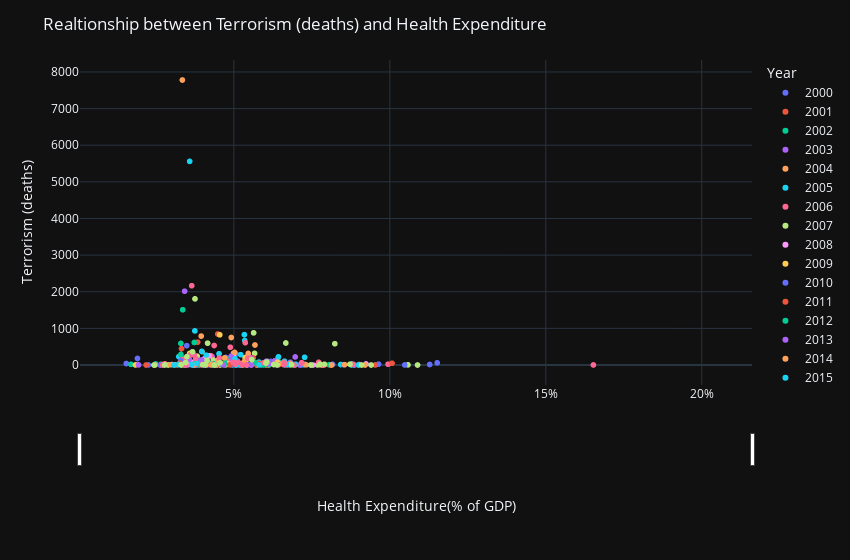

Notebook cell for this chart:
### Markdown cell above
Our inference was true, there don't seem to be a linear relationship between death by terrorism and health expenditure. Expenditures is clustered between 1% to 10%. 

There seem to be an outlier in terrorism death, it represent the death in Nigeria which we'vw confirmed basd on the incident. 

The outlier for health expenditure represent Sierra Leone. They spent 16.5% of their GDP on health in Year 2016, surprisingly there was only one death by terrorism for that year. 

With the visual below and the statement above, we can conclude that death by terrorism does not affect how much a country spent on health.

### Code cell
merged_data = subset_merger('Terrorism (deaths)')

cause_health_relationship(merged_data)

### Figure 1 — Plotly figure (JSON) as saved in the notebook; plotly's stock layout.template omitted (floating-point values rounded to 4 significant figures)
{"data": [{"hovertemplate": "<b>%{hovertext}</b><br><br>Year=2000<br>Health Expenditure(% of GDP)=%{x}<br>Terrorism (deaths)=%{y}<extra></extra>", "hovertext": ["Algeria", "Angola", "Benin", "Botswana", "Burkina Faso", "Burundi", "Cameroon", "Cape Verde", "Central African Republic", "Chad", "Comoros", "Congo", "Cote d'Ivoire", "Democratic Republic of Congo", "Djibouti", "Egypt", "Equatorial Guinea", "Eritrea", "Eswatini", "Ethiopia", "Gabon", "Gambia", "Ghana", "Guinea", "Guinea-Bissau", "Kenya", "Lesotho", "Liberia", "Libya", "Madagascar", "Malawi", "Mali", "Mauritania", "Mauritius", "Morocco", "Mozambique", "Namibia", "Niger", "Nigeria", "Rwanda", "Sao Tome and Principe", "Senegal", "Seychelles", "Sierra Leone", "Somalia", "South Africa", "South Sudan", "Sudan", "Tanzania", "Togo", "Tunisia", "Uganda", "Zambia", "Zimbabwe"], "legendgroup": "2000", "marker": {"color": "#636efa", "symbol": "circle"}, "mode": "markers", "name": "2000", "showlegend": true, "type": "scattergl", "x": [3.489, 1.909, 3.103, 5.827, 2.95, 6.177, 4.298, 4.434, 4.275, 5.458, 7.514, 1.505, 6.127, 1.55, 2.939, 4.922, 2.147, 5.767, 4.61, 4.365, 2.905, 6.639, 2.791, 4.746, 6.745, 4.639, 5.612, 4.292, 3.425, 4.47, 2.756, 5.466, 3.378, 2.896, 3.978, 2.26, 9.638, 4.69, 3.197, 4.263, 10.51, 3.54, 4.611, 11.52, null, 8.165, null, 3.607, 3.415, 2.794, 5.048, 5.071, 7.152, null], "xaxis": "x", "y": [528, 178, null, null, null, 97, null, null, 1, null, null, null, 4, 40, null, null, null, null, null, 3, null, 0, null, 206, null, 26, null, 0, null, null, null, null, null, null, null, 1, 24, null, 0, 4, null, 4, null, 60, 36, 18, null, 27, 0, null, 5, 297, 0, 0], "yaxis": "y"}, {"hovertemplate": "<b>%{hovertext}</b><br><br>Year=2001<br>Health Expenditure(% of GDP)=%{x}<br>Terrorism (deaths)=%{y}<extra></extra>", "hovertext": ["Algeria", "Angola", "Benin", "Botswana", "Burkina Faso", "Burundi", "Cameroon", "Cape Verde", "Central African Republic", "Chad", "Comoros", "Congo", "Cote d'Ivoire", "Democratic Republic of Congo", "Djibouti", "Egypt", "Equatorial Guinea", "Eritrea", "Eswatini", "Ethiopia", "Gabon", "Gambia", "Ghana", "Guinea", "Guinea-Bissau", "Kenya", "Lesotho", "Liberia", "Libya", "Madagascar", "Malawi", "Mali", "Mauritania", "Mauritius", "Morocco", "Mozambique", "Namibia", "Niger", "Nigeria", "Rwanda", "Sao Tome and Principe", "Senegal", "Seychelles", "Sierra Leone", "Somalia", "South Africa", "South Sudan", "Sudan", "Tanzania", "Togo", "Tunisia", "Uganda", "Zambia", "Zimbabwe"], "legendgroup": "2001", "marker": {"color": "#EF553B", "symbol": "circle"}, "mode": "markers", "name": "2001", "showlegend": true, "type": "scattergl", "x": [3.838, 4.484, 3.249, 6.157, 2.888, 6.405, 4.098, 4.752, 3.956, 5.293, 6.653, 2.185, 6.018, 2.708, 2.807, 5.4, 2.204, 5.919, 5.139, 4.723, 3.152, 5.707, 3.173, 4.889, 6.708, 4.804, 7.277, 3.499, 4.052, 4.757, 2.385, 4.52, 3.572, 2.961, 4.13, 2.955, 9.532, 4.758, 3.189, 3.893, 10.83, 3.679, 5.396, 10.97, null, 7.939, null, 3.365, 4.236, 2.885, 5.099, 5.04, 6.552, null], "xaxis": "x", "y": [624, 846, null, null, null, 166, null, null, 7, null, null, 0, 12, 15, null, null, null, null, null, null, null, null, null, null, 0, 13, null, 1, null, null, null, null, null, null, null, null, 1, null, 3, 2, null, 28, null, null, 3, null, null, 13, 2, null, 3, 56, null, 1], "yaxis": "y"}, {"hovertemplate": "<b>%{hovertext}</b><br><br>Year=2002<br>Health Expenditure(% of GDP)=%{x}<br>Terrorism (deaths)=%{y}<extra></extra>", "hovertext": ["Algeria", "Angola", "Benin", "Botswana", "Burkina Faso", "Burundi", "Cameroon", "Cape Verde", "Central African Republic", "Chad", "Comoros", "Congo", "Cote d'Ivoire", "Democratic Republic of Congo", "Djibouti", "Egypt", "Equatorial Guinea", "Eritrea", "Eswatini", "Ethiopia", "Gabon", "Gambia", "Ghana", "Guinea", "Guinea-Bissau", "Kenya", "Lesotho", "Liberia", "Libya", "Madagascar", "Malawi", "Mali", "Mauritania", "Mauritius", "Morocco", "Mozambique", "Namibia", "Niger", "Nigeria", "Rwanda", "Sao Tome and Principe", "Senegal", "Seychelles", "Sierra Leone", "Somalia", "South Africa", "South Sudan", "Sudan", "Tanzania", "Togo", "Tunisia", "Uganda", "Zambia", "Zimbabwe"], "legendgroup": "2002", "marker": {"color": "#00cc96", "symbol": "circle"}, "mode": "markers", "name": "2002", "showlegend": true, "type": "scattergl", "x": [3.73, 3.329, 3.043, 6.422, 2.971, 6.472, 4.295, 4.756, 4.228, 7.268, 6.681, 1.702, 5.904, 2.655, 3.588, 5.511, 2.347, 6.689, 5.523, 4.713, 3.33, 6.35, 2.888, 5.361, 5.823, 4.959, 6.745, 2.894, 4.89, 4.971, 3.776, 4.998, 4.002, 3.232, 4.43, 3.343, 9.734, 4.859, 2.491, 3.669, 10.66, 3.951, 4.56, 11.42, null, 7.464, null, 3.3, 4.689, 2.902, 5.371, 4.758, 6.794, null], "xaxis": "x", "y": [615, 59, null, null, null, 67, null, null, null, 21, null, 17, 3, 16, null, null, null, null, null, 1, null, null, null, null, null, 16, null, 3, null, 0, 1, null, null, null, null, null, null, null, 28, null, null, 8, null, null, 6, 1, null, 589, 24, null, 21, 173, 0, 8], "yaxis": "y"}, {"hovertemplate": "<b>%{hovertext}</b><br><br>Year=2003<br>Health Expenditure(% of GDP)=%{x}<br>Terrorism (deaths)=%{y}<extra></extra>", "hovertext": ["Algeria", "Angola", "Benin", "Botswana", "Burkina Faso", "Burundi", "Cameroon", "Cape Verde", "Central African Republic", "Chad", "Comoros", "Congo", "Cote d'Ivoire", "Democratic Republic of Congo", "Djibouti", "Egypt", "Equatorial Guinea", "Eritrea", "Eswatini", "Ethiopia", "Gabon", "Gambia", "Ghana", "Guinea", "Guinea-Bissau", "Kenya", "Lesotho", "Liberia", "Libya", "Madagascar", "Malawi", "Mali", "Mauritania", "Mauritius", "Morocco", "Mozambique", "Namibia", "Niger", "Nigeria", "Rwanda", "Sao Tome and Principe", "Senegal", "Seychelles", "Sierra Leone", "Somalia", "South Africa", "South Sudan", "Sudan", "Tanzania", "Togo", "Tunisia", "Uganda", "Zambia", "Zimbabwe"], "legendgroup": "2003", "marker": {"color": "#ab63fa", "symbol": "circle"}, "mode": "markers", "name": "2003", "showlegend": true, "type": "scattergl", "x": [3.601, 3.548, 3.038, 6.176, 3.143, 6.313, 4.268, 4.5, 4.397, 5.509, 6.654, 1.919, 5.48, 3.818, 3.977, 5.224, 1.978, 7.337, 6.379, 4.9, 3.537, 5.57, 2.832, 4.778, 5.881, 5.169, 6.046, 3.655, 4.1, 4.747, 4.675, 5.051, 4.033, 3.225, 4.554, 3.422, 9.878, 4.78, 5.054, 8.024, 12.62, 4.296, 5.359, 10.83, null, 7.915, null, 3.892, 5.342, 2.938, 5.464, 4.299, 7.19, null], "xaxis": "x", "y": [269, null, null, null, null, 116, null, null, null, null, null, 11, null, 154, null, null, null, null, 0, 2, null, null, null, null, 1, 3, null, 2, null, null, null, null, null, null, 45, null, null, null, 28, null, null, null, null, null, 7, null, null, null, null, null, null, 231, null, 0], "yaxis": "y"}, {"hovertemplate": "<b>%{hovertext}</b><br><br>Year=2004<br>Health Expenditure(% of GDP)=%{x}<br>Terrorism (deaths)=%{y}<extra></extra>", "hovertext": ["Algeria", "Angola", "Benin", "Botswana", "Burkina Faso", "Burundi", "Cameroon", "Cape Verde", "Central African Republic", "Chad", "Comoros", "Congo", "Cote d'Ivoire", "Democratic Republic of Congo", "Djibouti", "Egypt", "Equatorial Guinea", "Eritrea", "Eswatini", "Ethiopia", "Gabon", "Gambia", "Ghana", "Guinea", "Guinea-Bissau", "Kenya", "Lesotho", "Liberia", "Libya", "Madagascar", "Malawi", "Mali", "Mauritania", "Mauritius", "Morocco", "Mozambique", "Namibia", "Niger", "Nigeria", "Rwanda", "Sao Tome and Principe", "Senegal", "Seychelles", "Sierra Leone", "Somalia", "South Africa", "South Sudan", "Sudan", "Tanzania", "Togo", "Tunisia", "Uganda", "Zambia", "Zimbabwe"], "legendgroup": "2004", "marker": {"color": "#FFA15A", "symbol": "circle"}, "mode": "markers", "name": "2004", "showlegend": true, "type": "scattergl", "x": [3.544, 3.967, 3.076, 5.795, 4.217, 7.701, 4.015, 4.377, 4.304, 5.5, 6.58, 1.922, 5.475, 4.42, 3.324, 4.857, 1.663, 7.01, 6.814, 4.313, 3.331, 5.542, 2.771, 4.782, 7.479, 5.345, 6.057, 9.171, 3.492, 5.255, 5.733, 5.218, 3.704, 3.361, 4.729, 3.693, 10.19, 5.011, 4.634, 8.543, 11.87, 4.568, 5.197, 10.96, null, 7.765, null, 4.156, 5.737, 3.086, 5.453, 4.7, 7.05, null], "xaxis": "x", "y": [166, null, null, null, null, 18, null, null, null, null, null, null, 12, 22, 0, 37, null, null, null, 1, null, null, null, null, null, null, null, null, null, null, null, null, 0, null, null, null, null, null, 41, null, null, null, null, null, 2, null, null, 28, 0, null, null, 193, null, null], "yaxis": "y"}, {"hovertemplate": "<b>%{hovertext}</b><br><br>Year=2005<br>Health Expenditure(% of GDP)=%{x}<br>Terrorism (deaths)=%{y}<extra></extra>", "hovertext": ["Algeria", "Angola", "Benin", "Botswana", "Burkina Faso", "Burundi", "Cameroon", "Cape Verde", "Central African Republic", "Chad", "Comoros", "Congo", "Cote d'Ivoire", "Democratic Republic of Congo", "Djibouti", "Egypt", "Equatorial Guinea", "Eritrea", "Eswatini", "Ethiopia", "Gabon", "Gambia", "Ghana", "Guinea", "Guinea-Bissau", "Kenya", "Lesotho", "Liberia", "Libya", "Madagascar", "Malawi", "Mali", "Mauritania", "Mauritius", "Morocco", "Mozambique", "Namibia", "Niger", "Nigeria", "Rwanda", "Sao Tome and Principe", "Senegal", "Seychelles", "Sierra Leone", "Somalia", "South Africa", "South Sudan", "Sudan", "Tanzania", "Togo", "Tunisia", "Uganda", "Zambia", "Zimbabwe"], "legendgroup": "2005", "marker": {"color": "#19d3f3", "symbol": "circle"}, "mode": "markers", "name": "2005", "showlegend": true, "type": "scattergl", "x": [3.235, 2.852, 2.935, 5.025, 3.951, 8.424, 4.095, 4.274, 4.367, 4.841, 6.125, 1.718, 5.006, 4.253, 3.225, 4.922, 1.5, 6.864, 7.376, 4.101, 2.934, 5.728, 3.643, 4.042, 7.251, 5.314, 5.449, 9.685, 2.598, 5.203, 6.055, 5.195, 3.403, 3.565, 4.765, 4.391, 10.19, 5.676, 4.466, 8.777, 11.52, 3.675, 4.979, 11.04, null, 7.69, null, 4.094, 6.323, 3.302, 5.397, 5.805, 6.863, null], "xaxis": "x", "y": [228, null, null, null, null, 13, null, null, null, null, null, null, 41, 31, null, 92, null, null, null, 9, null, null, null, 0, 3, 56, null, null, null, null, null, 0, 23, null, null, null, null, null, 19, 30, null, 0, null, null, 20, null, null, 54, null, 0, null, 80, null, null], "yaxis": "y"}, {"hovertemplate": "<b>%{hovertext}</b><br><br>Year=2006<br>Health Expenditure(% of GDP)=%{x}<br>Terrorism (deaths)=%{y}<extra></extra>", "hovertext": ["Algeria", "Angola", "Benin", "Botswana", "Burkina Faso", "Burundi", "Cameroon", "Cape Verde", "Central African Republic", "Chad", "Comoros", "Congo", "Cote d'Ivoire", "Democratic Republic of Congo", "Djibouti", "Egypt", "Equatorial Guinea", "Eritrea", "Eswatini", "Ethiopia", "Gabon", "Gambia", "Ghana", "Guinea", "Guinea-Bissau", "Kenya", "Lesotho", "Liberia", "Libya", "Madagascar", "Malawi", "Mali", "Mauritania", "Mauritius", "Morocco", "Mozambique", "Namibia", "Niger", "Nigeria", "Rwanda", "Sao Tome and Principe", "Senegal", "Seychelles", "Sierra Leone", "Somalia", "South Africa", "South Sudan", "Sudan", "Tanzania", "Togo", "Tunisia", "Uganda", "Zambia", "Zimbabwe"], "legendgroup": "2006", "marker": {"color": "#FF6692", "symbol": "circle"}, "mode": "markers", "name": "2006", "showlegend": true, "type": "scattergl", "x": [3.355, 2.686, 2.973, 4.774, 4.514, 9.942, 4.029, 4.49, 4.441, 4.866, 5.771, 1.709, 4.763, 4.394, 3.484, 4.842, 1.519, 6.858, 7.826, 4.458, 3.145, 6.198, 3.683, 3.611, 7.29, 5.873, 6.12, 8.491, 2.515, 5.076, 6.916, 5.456, 2.703, 3.654, 4.941, 4.101, 10.14, 5.809, 4.258, 7.585, 8.277, 3.763, 4.679, 10.39, null, 7.692, null, 4.885, 7.598, 3.446, 5.382, 6.463, 5.874, null], "xaxis": "x", "y": [185, null, null, null, null, 21, null, null, 4, 103, null, null, 20, 23, null, 19, null, null, 0, 12, null, null, null, null, 11, 18, 0, null, null, 0, null, null, null, null, null, null, null, null, 254, null, null, null, null, null, 22, null, null, 484, null, null, null, null, null, 0], "yaxis": "y"}, {"hovertemplate": "<b>%{hovertext}</b><br><br>Year=2007<br>Health Expenditure(% of GDP)=%{x}<br>Terrorism (deaths)=%{y}<extra></extra>", "hovertext": ["Algeria", "Angola", "Benin", "Botswana", "Burkina Faso", "Burundi", "Cameroon", "Cape Verde", "Central African Republic", "Chad", "Comoros", "Congo", "Cote d'Ivoire", "Democratic Republic of Congo", "Djibouti", "Egypt", "Equatorial Guinea", "Eritrea", "Eswatini", "Ethiopia", "Gabon", "Gambia", "Ghana", "Guinea", "Guinea-Bissau", "Kenya", "Lesotho", "Liberia", "Libya", "Madagascar", "Malawi", "Mali", "Mauritania", "Mauritius", "Morocco", "Mozambique", "Namibia", "Niger", "Nigeria", "Rwanda", "Sao Tome and Principe", "Senegal", "Seychelles", "Sierra Leone", "Somalia", "South Africa", "South Sudan", "Sudan", "Tanzania", "Togo", "Tunisia", "Uganda", "Zambia", "Zimbabwe"], "legendgroup": "2007", "marker": {"color": "#B6E880", "symbol": "circle"}, "mode": "markers", "name": "2007", "showlegend": true, "type": "scattergl", "x": [3.821, 2.974, 2.894, 5.333, 5.234, 10.58, 3.959, 4.189, 4.719, 4.343, 5.418, 1.902, 4.553, 4.336, 3.415, 4.445, 1.571, 5.279, 7.93, 5.001, 3.164, 5.676, 3.814, 3.432, 7.295, 5.997, 7.281, 10.8, 2.438, 4.494, 7.663, 5.253, 2.876, 3.571, 5.423, 3.941, 10.72, 5.388, 3.91, 7.834, 8.168, 3.415, 4.091, 10.04, null, 7.681, null, 5.663, 6.884, 3.867, 5.429, 6.113, 4.353, null], "xaxis": "x", "y": [241, null, 0, null, null, 3, 31, null, 1, 136, null, null, 0, 72, null, null, null, 0, null, 204, null, null, null, null, null, 33, null, null, 0, null, null, 20, null, null, 13, 6, null, 66, 82, null, null, 1, null, null, 408, 1, null, 317, null, null, 14, 2, null, 0], "yaxis": "y"}, {"hovertemplate": "<b>%{hovertext}</b><br><br>Year=2008<br>Health Expenditure(% of GDP)=%{x}<br>Terrorism (deaths)=%{y}<extra></extra>", "hovertext": ["Algeria", "Angola", "Benin", "Botswana", "Burkina Faso", "Burundi", "Cameroon", "Cape Verde", "Central African Republic", "Chad", "Comoros", "Congo", "Cote d'Ivoire", "Democratic Republic of Congo", "Djibouti", "Egypt", "Equatorial Guinea", "Eritrea", "Eswatini", "Ethiopia", "Gabon", "Gambia", "Ghana", "Guinea", "Guinea-Bissau", "Kenya", "Lesotho", "Liberia", "Libya", "Madagascar", "Malawi", "Mali", "Mauritania", "Mauritius", "Morocco", "Mozambique", "Namibia", "Niger", "Nigeria", "Rwanda", "Sao Tome and Principe", "Senegal", "Seychelles", "Sierra Leone", "Somalia", "South Africa", "South Sudan", "Sudan", "Tanzania", "Togo", "Tunisia", "Uganda", "Zambia", "Zimbabwe"], "legendgroup": "2008", "marker": {"color": "#FF97FF", "symbol": "circle"}, "mode": "markers", "name": "2008", "showlegend": true, "type": "scattergl", "x": [4.202, 3.323, 2.697, 5.782, 4.648, 9.235, 3.823, 3.583, 4.087, 4.06, 5.069, 2.239, 4.569, 4.989, 3.191, 4.466, 1.829, 6.415, 8.858, 4.281, 2.794, 5.467, 3.899, 3.262, 7.043, 6.05, 7.702, 9.013, 2.636, 4.106, 8.598, 5.044, 3.013, 3.992, 5.303, 4.233, 9.918, 5.223, 3.696, 7.535, 7.112, 3.507, 3.982, 9.874, null, 7.88, null, 5.423, 5.557, 3.841, 5.417, 5.457, 4.012, null], "xaxis": "x", "y": [249, null, null, null, null, 28, 3, null, 1, 172, null, null, null, 319, null, 0, null, 4, 0, 27, null, null, null, null, null, 103, null, 12, 0, null, null, 55, 12, null, null, null, null, 6, 72, 0, null, 10, null, null, 436, 0, null, 205, 0, null, 0, 3, null, 7], "yaxis": "y"}, {"hovertemplate": "<b>%{hovertext}</b><br><br>Year=2009<br>Health Expenditure(% of GDP)=%{x}<br>Terrorism (deaths)=%{y}<extra></extra>", "hovertext": ["Algeria", "Angola", "Benin", "Botswana", "Burkina Faso", "Burundi", "Cameroon", "Cape Verde", "Central African Republic", "Chad", "Comoros", "Congo", "Cote d'Ivoire", "Democratic Republic of Congo", "Djibouti", "Egypt", "Equatorial Guinea", "Eritrea", "Eswatini", "Ethiopia", "Gabon", "Gambia", "Ghana", "Guinea", "Guinea-Bissau", "Kenya", "Lesotho", "Liberia", "Libya", "Madagascar", "Malawi", "Mali", "Mauritania", "Mauritius", "Morocco", "Mozambique", "Namibia", "Niger", "Nigeria", "Rwanda", "Sao Tome and Principe", "Senegal", "Seychelles", "Sierra Leone", "Somalia", "South Africa", "South Sudan", "Sudan", "Tanzania", "Togo", "Tunisia", "Uganda", "Zambia", "Zimbabwe"], "legendgroup": "2009", "marker": {"color": "#FECB52", "symbol": "circle"}, "mode": "markers", "name": "2009", "showlegend": true, "type": "scattergl", "x": [5.359, 3.843, 2.825, 6.525, 5.082, 10.35, 3.739, 3.882, 4.819, 4.442, 4.927, 2.142, 4.47, 4.546, 3.215, 4.379, 1.844, 5.389, 8.633, 4.65, 3.84, 5.182, 4.422, 3.577, 6.948, 6.028, 8.997, 9.407, 4.288, 4.417, 8.27, 5.227, 3.11, 4.227, 5.841, 5.21, 9.05, 5.33, 3.58, 7.776, 7.195, 3.842, 3.886, 11.1, null, 8.524, null, 6.395, 5.063, 4.076, 5.67, 5.788, 4.427, null], "xaxis": "x", "y": [204, 2, null, null, null, null, 0, null, 38, 0, null, null, null, 824, null, 1, 1, 2, null, 13, null, null, null, null, 1, 0, 0, null, null, 2, null, 30, 2, null, null, null, null, 18, 316, 4, null, 9, null, null, 381, null, null, 77, null, null, null, 11, null, null], "yaxis": "y"}, {"hovertemplate": "<b>%{hovertext}</b><br><br>Year=2010<br>Health Expenditure(% of GDP)=%{x}<br>Terrorism (deaths)=%{y}<extra></extra>", "hovertext": ["Algeria", "Angola", "Benin", "Botswana", "Burkina Faso", "Burundi", "Cameroon", "Cape Verde", "Central African Republic", "Chad", "Comoros", "Congo", "Cote d'Ivoire", "Democratic Republic of Congo", "Djibouti", "Egypt", "Equatorial Guinea", "Eritrea", "Eswatini", "Ethiopia", "Gabon", "Gambia", "Ghana", "Guinea", "Guinea-Bissau", "Kenya", "Lesotho", "Liberia", "Libya", "Madagascar", "Malawi", "Mali", "Mauritania", "Mauritius", "Morocco", "Mozambique", "Namibia", "Niger", "Nigeria", "Rwanda", "Sao Tome and Principe", "Senegal", "Seychelles", "Sierra Leone", "Somalia", "South Africa", "South Sudan", "Sudan", "Tanzania", "Togo", "Tunisia", "Uganda", "Zambia", "Zimbabwe"], "legendgroup": "2010", "marker": {"color": "#636efa", "symbol": "circle"}, "mode": "markers", "name": "2010", "showlegend": true, "type": "scattergl", "x": [5.117, 2.695, 2.997, 6.194, 5.24, 11.28, 3.759, 4.476, 3.827, 4.06, 4.992, 1.852, 4.416, 3.86, 3.062, 4.153, 1.819, 4.929, 8.591, 5.466, 2.476, 5.09, 4.251, 3.427, 6.261, 6.117, 8.42, 8.946, 3.585, 4.651, 7.241, 4.679, 2.636, 4.58, 5.864, 5.447, 9.728, 5.022, 3.297, 8.053, 6.845, 4.028, 4.829, 10.94, null, 8.666, null, 5.058, 5.224, 4.455, 5.884, 6.809, 3.719, 10.48], "xaxis": "x", "y": [109, 4, null, null, null, 14, 5, null, 46, 0, null, null, 10, 118, null, 0, null, 17, null, 8, null, null, null, null, null, 19, null, null, null, null, null, 1, 1, null, null, null, null, 9, 117, 6, null, 3, null, null, 295, null, null, 81, 0, null, null, 75, null, 1], "yaxis": "y"}, {"hovertemplate": "<b>%{hovertext}</b><br><br>Year=2011<br>Health Expenditure(% of GDP)=%{x}<br>Terrorism (deaths)=%{y}<extra></extra>", "hovertext": ["Algeria", "Angola", "Benin", "Botswana", "Burkina Faso", "Burundi", "Cameroon", "Cape Verde", "Central African Republic", "Chad", "Comoros", "Congo", "Cote d'Ivoire", "Democratic Republic of Congo", "Djibouti", "Egypt", "Equatorial Guinea", "Eritrea", "Eswatini", "Ethiopia", "Gabon", "Gambia", "Ghana", "Guinea", "Guinea-Bissau", "Kenya", "Lesotho", "Liberia", "Libya", "Madagascar", "Malawi", "Mali", "Mauritania", "Mauritius", "Morocco", "Mozambique", "Namibia", "Niger", "Nigeria", "Rwanda", "Sao Tome and Principe", "Senegal", "Seychelles", "Sierra Leone", "Somalia", "South Africa", "South Sudan", "Sudan", "Tanzania", "Togo", "Tunisia", "Uganda", "Zambia", "Zimbabwe"], "legendgroup": "2011", "marker": {"color": "#EF553B", "symbol": "circle"}, "mode": "markers", "name": "2011", "showlegend": true, "type": "scattergl", "x": [5.267, 2.646, 3.096, 5.777, 4.649, 10.07, 4.017, 4.305, 3.874, 3.91, 5.302, 1.752, 4.397, 3.263, 3.377, 4.357, 1.553, 5.22, 8.47, 4.469, 2.558, 5.5, 4.71, 3.79, 6.216, 5.812, 9.562, 9.424, 6.05, 4.438, 7.494, 4.015, 2.474, 4.308, 5.733, 5.003, 9.832, 4.873, 3.321, 7.904, 6.756, 4.214, 4.801, 13.28, null, 8.741, null, 5.616, 5.056, 4.554, 6.432, 6.696, 3.461, 8.082], "xaxis": "x", "y": [25, null, null, null, null, 47, 4, null, 35, null, null, null, 23, 50, null, 28, null, 17, null, 2, null, null, null, null, null, 42, null, null, 0, 0, null, 5, 1, null, 17, null, null, 4, 447, 2, null, 21, null, null, 344, null, null, 193, null, null, 4, null, null, 0], "yaxis": "y"}, {"hovertemplate": "<b>%{hovertext}</b><br><br>Year=2012<br>Health Expenditure(% of GDP)=%{x}<br>Terrorism (deaths)=%{y}<extra></extra>", "hovertext": ["Algeria", "Angola", "Benin", "Botswana", "Burkina Faso", "Burundi", "Cameroon", "Cape Verde", "Central African Republic", "Chad", "Comoros", "Congo", "Cote d'Ivoire", "Democratic Republic of Congo", "Djibouti", "Egypt", "Equatorial Guinea", "Eritrea", "Eswatini", "Ethiopia", "Gabon", "Gambia", "Ghana", "Guinea", "Guinea-Bissau", "Kenya", "Lesotho", "Liberia", "Libya", "Madagascar", "Malawi", "Mali", "Mauritania", "Mauritius", "Morocco", "Mozambique", "Namibia", "Niger", "Nigeria", "Rwanda", "Sao Tome and Principe", "Senegal", "Seychelles", "Sierra Leone", "Somalia", "South Africa", "South Sudan", "Sudan", "Tanzania", "Togo", "Tunisia", "Uganda", "Zambia", "Zimbabwe"], "legendgroup": "2012", "marker": {"color": "#00cc96", "symbol": "circle"}, "mode": "markers", "name": "2012", "showlegend": true, "type": "scattergl", "x": [6.001, 2.396, 3.414, 6.141, 4.603, 8.527, 4.073, 5.134, 3.94, 3.856, 5.174, 1.91, 4.427, 3.301, 3.3, 4.71, 1.264, 3.781, 7.82, 4.54, 2.421, 5.164, 4.032, 3.504, 5.944, 5.614, 9.253, 8.767, null, 3.822, 8.479, 3.752, 2.649, 4.277, 5.749, 5.246, 9.267, 4.307, 3.36, 8.069, 6.476, 4.267, 5.732, 10.59, null, 8.773, null, 5.688, 5.018, 4.808, 6.606, 6.109, 3.931, 6.918], "xaxis": "x", "y": [30, null, null, null, null, 6, null, null, 14, null, null, null, 45, 288, null, 44, null, null, null, 25, null, null, null, null, 1, 107, null, 0, 33, 0, null, 53, null, null, null, 1, null, 1, 1508, 10, null, 16, null, null, 783, 5, 68, 60, null, null, 4, 5, null, null], "yaxis": "y"}, {"hovertemplate": "<b>%{hovertext}</b><br><br>Year=2013<br>Health Expenditure(% of GDP)=%{x}<br>Terrorism (deaths)=%{y}<extra></extra>", "hovertext": ["Algeria", "Angola", "Benin", "Botswana", "Burkina Faso", "Burundi", "Cameroon", "Cape Verde", "Central African Republic", "Chad", "Comoros", "Congo", "Cote d'Ivoire", "Democratic Republic of Congo", "Djibouti", "Egypt", "Equatorial Guinea", "Eritrea", "Eswatini", "Ethiopia", "Gabon", "Gambia", "Ghana", "Guinea", "Guinea-Bissau", "Kenya", "Lesotho", "Liberia", "Libya", "Madagascar", "Malawi", "Mali", "Mauritania", "Mauritius", "Morocco", "Mozambique", "Namibia", "Niger", "Nigeria", "Rwanda", "Sao Tome and Principe", "Senegal", "Seychelles", "Sierra Leone", "Somalia", "South Africa", "South Sudan", "Sudan", "Tanzania", "Togo", "Tunisia", "Uganda", "Zambia", "Zimbabwe"], "legendgroup": "2013", "marker": {"color": "#ab63fa", "symbol": "circle"}, "mode": "markers", "name": "2013", "showlegend": true, "type": "scattergl", "x": [6.036, 2.733, 2.859, 6.224, 5.563, 8.537, 3.785, 5.29, 4.952, 4.066, 5.094, 1.943, 3.718, 3.567, 2.92, 4.917, 1.876, 5.007, 7.457, 4.075, 2.841, 3.914, 4.623, 3.461, 7.039, 5.519, 9.547, 8.28, null, 3.739, 11.58, 3.968, 2.868, 4.683, 5.687, 6.126, 9.064, 4.466, 3.421, 6.746, 7.937, 4.386, 4.509, 11.57, null, 8.856, null, 6.965, 4.646, 4.944, 6.857, 5.783, 4.691, 7.11], "xaxis": "x", "y": [101, null, null, null, 1, 5, 7, null, 120, null, null, 2, 4, 150, null, 243, null, null, null, 17, null, null, null, 0, null, 207, null, null, 232, 0, null, 137, null, null, null, 37, null, 26, 2014, 6, null, 7, null, null, 660, 2, 226, 220, 8, null, 25, null, null, 1], "yaxis": "y"}, {"hovertemplate": "<b>%{hovertext}</b><br><br>Year=2014<br>Health Expenditure(% of GDP)=%{x}<br>Terrorism (deaths)=%{y}<extra></extra>", "hovertext": ["Algeria", "Angola", "Benin", "Botswana", "Burkina Faso", "Burundi", "Cameroon", "Cape Verde", "Central African Republic", "Chad", "Comoros", "Congo", "Cote d'Ivoire", "Democratic Republic of Congo", "Djibouti", "Egypt", "Equatorial Guinea", "Eritrea", "Eswatini", "Ethiopia", "Gabon", "Gambia", "Ghana", "Guinea", "Guinea-Bissau", "Kenya", "Lesotho", "Liberia", "Libya", "Madagascar", "Malawi", "Mali", "Mauritania", "Mauritius", "Morocco", "Mozambique", "Namibia", "Niger", "Nigeria", "Rwanda", "Sao Tome and Principe", "Senegal", "Seychelles", "Sierra Leone", "Somalia", "South Africa", "South Sudan", "Sudan", "Tanzania", "Togo", "Tunisia", "Uganda", "Zambia", "Zimbabwe"], "legendgroup": "2014", "marker": {"color": "#FFA15A", "symbol": "circle"}, "mode": "markers", "name": "2014", "showlegend": true, "type": "scattergl", "x": [6.547, 2.434, 2.667, 5.598, 5.0, 7.315, 3.951, 5.327, 4.917, 4.273, 5.232, 1.973, 3.731, 3.979, 2.965, 5.025, 2.193, 4.057, 7.257, 4.034, 2.533, 4.452, 4.1, 4.781, 9.969, 5.459, 9.174, 9.207, null, 4.428, 9.712, 4.482, 3.467, 5.494, 5.278, 6.332, 8.409, 4.454, 3.348, 6.957, 6.731, 4.396, 4.739, 19.73, null, 8.551, null, 5.676, 4.015, 5.075, 6.807, 5.337, 3.829, 8.134], "xaxis": "x", "y": [37, null, null, null, null, 4, 789, null, 751, 6, null, null, 4, 366, 5, 343, null, null, null, 9, null, null, 0, null, null, 315, null, 0, 694, 1, null, 125, null, null, null, 22, null, 11, 7781, 1, null, 7, null, null, 1589, 9, 908, 546, 4, null, 43, 98, null, 0], "yaxis": "y"}, {"hovertemplate": "<b>%{hovertext}</b><br><br>Year=2015<br>Health Expenditure(% of GDP)=%{x}<br>Terrorism (deaths)=%{y}<extra></extra>", "hovertext": ["Algeria", "Angola", "Benin", "Botswana", "Burkina Faso", "Burundi", "Cameroon", "Cape Verde", "Central African Republic", "Chad", "Comoros", "Congo", "Cote d'Ivoire", "Democratic Republic of Congo", "Djibouti", "Egypt", "Equatorial Guinea", "Eritrea", "Eswatini", "Ethiopia", "Gabon", "Gambia", "Ghana", "Guinea", "Guinea-Bissau", "Kenya", "Lesotho", "Liberia", "Libya", "Madagascar", "Malawi", "Mali", "Mauritania", "Mauritius", "Morocco", "Mozambique", "Namibia", "Niger", "Nigeria", "Rwanda", "Sao Tome and Principe", "Senegal", "Seychelles", "Sierra Leone", "Somalia", "South Africa", "South Sudan", "Sudan", "Tanzania", "Togo", "Tunisia", "Uganda", "Zambia", "Zimbabwe"], "legendgroup": "2015", "marker": {"color": "#19d3f3", "symbol": "circle"}, "mode": "markers", "name": "2015", "showlegend": true, "type": "scattergl", "x": [6.978, 2.606, 2.907, 5.726, 5.132, 6.429, 3.749, 4.82, 5.034, 4.524, 4.601, 2.457, 3.22, 3.969, 3.076, 5.337, 2.915, 4.453, 7.06, 3.823, 2.657, 3.176, 4.622, 5.809, 8.132, 5.219, 8.995, 10.64, null, 4.972, 9.333, 4.111, 3.674, 5.7, 5.065, 6.717, 9.981, 5.347, 3.582, 6.621, 5.34, 4.383, 4.59, 20.41, null, 8.79, null, 7.267, 3.65, 4.956, 6.622, 5.112, 4.435, 7.452], "xaxis": "x", "y": [21, null, null, null, 16, 223, 931, null, 171, 306, null, null, 14, 371, 0, 829, null, null, null, 48, null, null, null, 1, null, 281, 1, null, 689, null, null, 269, null, null, 0, 12, null, 666, 5559, null, null, 0, null, null, 1447, 5, 218, 210, 10, null, 103, 4, null, null], "yaxis": "y"}, {"hovertemplate": "<b>%{hovertext}</b><br><br>Year=2016<br>Health Expenditure(% of GDP)=%{x}<br>Terrorism (deaths)=%{y}<extra></extra>", "hovertext": ["Algeria", "Angola", "Benin", "Botswana", "Burkina Faso", "Burundi", "Cameroon", "Cape Verde", "Central African Republic", "Chad", "Comoros", "Congo", "Cote d'Ivoire", "Democratic Republic of Congo", "Djibouti", "Egypt", "Equatorial Guinea", "Eritrea", "Eswatini", "Ethiopia", "Gabon", "Gambia", "Ghana", "Guinea", "Guinea-Bissau", "Kenya", "Lesotho", "Liberia", "Libya", "Madagascar", "Malawi", "Mali", "Mauritania", "Mauritius", "Morocco", "Mozambique", "Namibia", "Niger", "Nigeria", "Rwanda", "Sao Tome and Principe", "Senegal", "Seychelles", "Sierra Leone", "Somalia", "South Africa", "South Sudan", "Sudan", "Tanzania", "Togo", "Tunisia", "Uganda", "Zambia", "Zimbabwe"], "legendgroup": "2016", "marker": {"color": "#FF6692", "symbol": "circle"}, "mode": "markers", "name": "2016", "showlegend": true, "type": "scattergl", "x": [6.607, 2.713, 2.74, 5.561, 5.96, 7.719, 3.73, 4.847, 5.444, 5.051, 4.653, 2.791, 3.352, 4.366, 2.727, 5.364, 3.145, 3.519, 6.82, 3.6, 3.108, 3.683, 3.462, 5.397, 8.329, 5.141, 8.76, 9.853, null, 5.257, 10.88, 3.774, 3.096, 5.707, 5.24, 7.172, 9.322, 4.532, 3.648, 6.926, 6.431, 4.261, 5.186, 16.53, null, 8.821, null, 5.484, 3.964, 5.352, 6.61, 4.968, 4.477, 7.675], "xaxis": "x", "y": [9, 0, null, null, 62, 74, 269, null, 189, 22, null, 31, 22, 532, null, 609, null, null, null, 279, null, null, 0, 1, null, 72, null, null, 634, 3, null, 181, null, null, null, 62, null, 190, 2165, 0, null, null, null, 1, 1583, 21, 633, 182, 3, null, 71, 75, null, null], "yaxis": "y"}, {"hovertemplate": "<b>%{hovertext}</b><br><br>Year=2017<br>Health Expenditure(% of GDP)=%{x}<br>Terrorism (deaths)=%{y}<extra></extra>", "hovertext": ["Algeria", "Angola", "Benin", "Botswana", "Burkina Faso", "Burundi", "Cameroon", "Cape Verde", "Central African Republic", "Chad", "Comoros", "Congo", "Cote d'Ivoire", "Democratic Republic of Congo", "Djibouti", "Egypt", "Equatorial Guinea", "Eritrea", "Eswatini", "Ethiopia", "Gabon", "Gambia", "Ghana", "Guinea", "Guinea-Bissau", "Kenya", "Lesotho", "Liberia", "Libya", "Madagascar", "Malawi", "Mali", "Mauritania", "Mauritius", "Morocco", "Mozambique", "Namibia", "Niger", "Nigeria", "Rwanda", "Sao Tome and Principe", "Senegal", "Seychelles", "Sierra Leone", "Somalia", "South Africa", "South Sudan", "Sudan", "Tanzania", "Togo", "Tunisia", "Uganda", "Zambia", "Zimbabwe"], "legendgroup": "2017", "marker": {"color": "#B6E880", "symbol": "circle"}, "mode": "markers", "name": "2017", "showlegend": true, "type": "scattergl", "x": [6.279, 2.792, 2.619, 6.135, 6.029, 7.903, 3.492, 5.278, 6.665, 4.557, 5.268, 2.518, 3.305, 4.156, 2.465, 5.633, 2.96, 3.728, 6.981, 3.453, 2.781, 4.145, 3.358, 3.911, 7.0, 4.141, 10.09, 9.093, null, 4.844, 10.89, 3.674, 3.337, 5.809, 5.235, 7.759, 8.726, 5.574, 3.753, 6.39, 6.461, 3.997, 4.907, 9.4, null, 8.723, 8.237, 6.055, 4.083, 6.494, 6.849, 4.0, 4.377, 7.47], "xaxis": "x", "y": [12, 7, null, null, 53, 20, 228, null, 601, 62, null, null, 3, 596, 0, 877, null, null, null, 67, 0, null, null, null, null, 126, null, 0, 289, null, 0, 361, null, null, null, 22, null, 148, 1805, 2, null, null, null, 0, 1912, 21, 581, 82, 8, null, 5, 7, 0, 0], "yaxis": "y"}, {"hovertemplate": "<b>%{hovertext}</b><br><br>Year=2018<br>Health Expenditure(% of GDP)=%{x}<br>Terrorism (deaths)=%{y}<extra></extra>", "hovertext": ["Algeria", "Angola", "Benin", "Botswana", "Burkina Faso", "Burundi", "Cameroon", "Cape Verde", "Central African Republic", "Chad", "Comoros", "Congo", "Cote d'Ivoire", "Democratic Republic of Congo", "Djibouti", "Egypt", "Equatorial Guinea", "Eritrea", "Eswatini", "Ethiopia", "Gabon", "Gambia", "Ghana", "Guinea", "Guinea-Bissau", "Kenya", "Lesotho", "Liberia", "Libya", "Madagascar", "Malawi", "Mali", "Mauritania", "Mauritius", "Morocco", "Mozambique", "Namibia", "Niger", "Nigeria", "Rwanda", "Sao Tome and Principe", "Senegal", "Seychelles", "Sierra Leone", "Somalia", "South Africa", "South Sudan", "Sudan", "Tanzania", "Togo", "Tunisia", "Uganda", "Zambia", "Zimbabwe"], "legendgroup": "2018", "marker": {"color": "#FF97FF", "symbol": "circle"}, "mode": "markers", "name": "2018", "showlegend": true, "type": "scattergl", "x": [6.163, 2.54, 2.504, 5.969, 4.91, 8.245, 3.465, 5.266, 11.0, 4.167, 4.902, 1.936, 3.119, 3.302, 2.263, 4.948, 3.062, 4.128, 7.257, 3.308, 2.745, 4.888, 3.489, 3.639, 7.626, 4.306, 10.9, 9.039, null, 4.198, 9.829, 3.732, 3.579, 5.867, 5.332, 8.092, 8.314, 5.288, 3.091, 6.682, 5.844, 4.238, 5.269, 8.29, null, 8.858, 6.276, 4.437, 4.154, 6.087, 6.821, 4.031, 5.033, 8.68], "xaxis": "x", "y": [null, null, null, null, null, null, null, null, null, null, null, null, null, null, null, null, null, null, null, null, null, null, null, null, null, null, null, null, null, null, null, null, null, null, null, null, null, null, null, null, null, null, null, null, null, null, null, null, null, null, null, null, null, null], "yaxis": "y"}, {"hovertemplate": "<b>%{hovertext}</b><br><br>Year=2019<br>Health Expenditure(% of GDP)=%{x}<br>Terrorism (deaths)=%{y}<extra></extra>", "hovertext": ["Algeria", "Angola", "Benin", "Botswana", "Burkina Faso", "Burundi", "Cameroon", "Cape Verde", "Central African Republic", "Chad", "Comoros", "Congo", "Cote d'Ivoire", "Democratic Republic of Congo", "Djibouti", "Egypt", "Equatorial Guinea", "Eritrea", "Eswatini", "Ethiopia", "Gabon", "Gambia", "Ghana", "Guinea", "Guinea-Bissau", "Kenya", "Lesotho", "Liberia", "Libya", "Madagascar", "Malawi", "Mali", "Mauritania", "Mauritius", "Morocco", "Mozambique", "Namibia", "Niger", "Nigeria", "Rwanda", "Sao Tome and Principe", "Senegal", "Seychelles", "Sierra Leone", "Somalia", "South Africa", "South Sudan", "Sudan", "Tanzania", "Togo", "Tunisia", "Uganda", "Zambia", "Zimbabwe"], "legendgroup": "2019", "marker": {"color": "#FECB52", "symbol": "circle"}, "mode": "markers", "name": "2019", "showlegend": true, "type": "scattergl", "x": [6.243, 2.533, 2.388, 6.048, 5.465, 7.991, 3.595, 4.936, 7.753, 4.354, 5.17, 2.083, 3.299, 3.536, 1.798, 4.74, 3.135, 4.459, 6.781, 3.238, 2.768, 3.822, 3.419, 3.984, 8.35, 4.592, 11.27, 8.47, null, 3.687, 7.393, 3.894, 3.303, 6.199, 5.308, 7.834, 8.497, 5.669, 3.027, 6.411, 5.53, 4.132, 5.19, 8.75, null, 9.109, 6.042, 4.574, 3.828, 5.726, 6.958, 3.825, 5.312, 7.704], "xaxis": "x", "y": [null, null, null, null, null, null, null, null, null, null, null, null, null, null, null, null, null, null, null, null, null, null, null, null, null, null, null, null, null, null, null, null, null, null, null, null, null, null, null, null, null, null, null, null, null, null, null, null, null, null, null, null, null, null], "yaxis": "y"}], "layout": {"legend": {"title": {"text": "Year"}, "tracegroupgap": 0}, "margin": {"t": 60}, "title": {"text": "Realtionship between Terrorism (deaths) and Health Expenditure"}, "width": 850, "xaxis": {"anchor": "y", "domain": [0, 1], "rangeslider": {"visible": true}, "ticktext": ["5%", "10%", "15%", "20%"], "tickvals": [5, 10, 15, 20], "title": {"text": "Health Expenditure(% of GDP)"}}, "yaxis": {"anchor": "x", "domain": [0, 1], "title": {"text": "Terrorism (deaths)"}}}}
